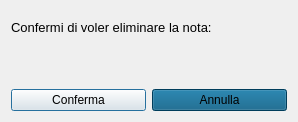
<?xml version="1.0" encoding="UTF-8"?>
<ui version="4.0">
 <class>DeleteNoteDialog</class>
 <widget class="QDialog" name="DeleteNoteDialog">
  <property name="geometry">
   <rect>
    <x>0</x>
    <y>0</y>
    <width>298</width>
    <height>122</height>
   </rect>
  </property>
  <property name="windowTitle">
   <string>DeleteNoteDialog</string>
  </property>
  <layout class="QGridLayout" name="gridLayout">
   <item row="0" column="0" colspan="2">
    <widget class="QLabel" name="label">
     <property name="font">
      <font>
       <pointsize>10</pointsize>
      </font>
     </property>
     <property name="text">
      <string>Confermi di voler eliminare la nota:</string>
     </property>
    </widget>
   </item>
   <item row="1" column="0" colspan="2">
    <widget class="QLabel" name="selectedname">
     <property name="font">
      <font>
       <pointsize>10</pointsize>
       <bold>true</bold>
      </font>
     </property>
     <property name="text">
      <string/>
     </property>
    </widget>
   </item>
   <item row="2" column="0">
    <widget class="QPushButton" name="confirm">
     <property name="font">
      <font>
       <italic>false</italic>
       <bold>false</bold>
       <underline>false</underline>
      </font>
     </property>
     <property name="text">
      <string>Conferma</string>
     </property>
    </widget>
   </item>
   <item row="2" column="1">
    <widget class="QPushButton" name="cancel">
     <property name="font">
      <font>
       <bold>false</bold>
      </font>
     </property>
     <property name="styleSheet">
      <string notr="true">BACKGROUND-COLOR:rgb(0, 85, 127)</string>
     </property>
     <property name="text">
      <string>Annulla</string>
     </property>
    </widget>
   </item>
  </layout>
 </widget>
 <resources/>
 <connections/>
</ui>
